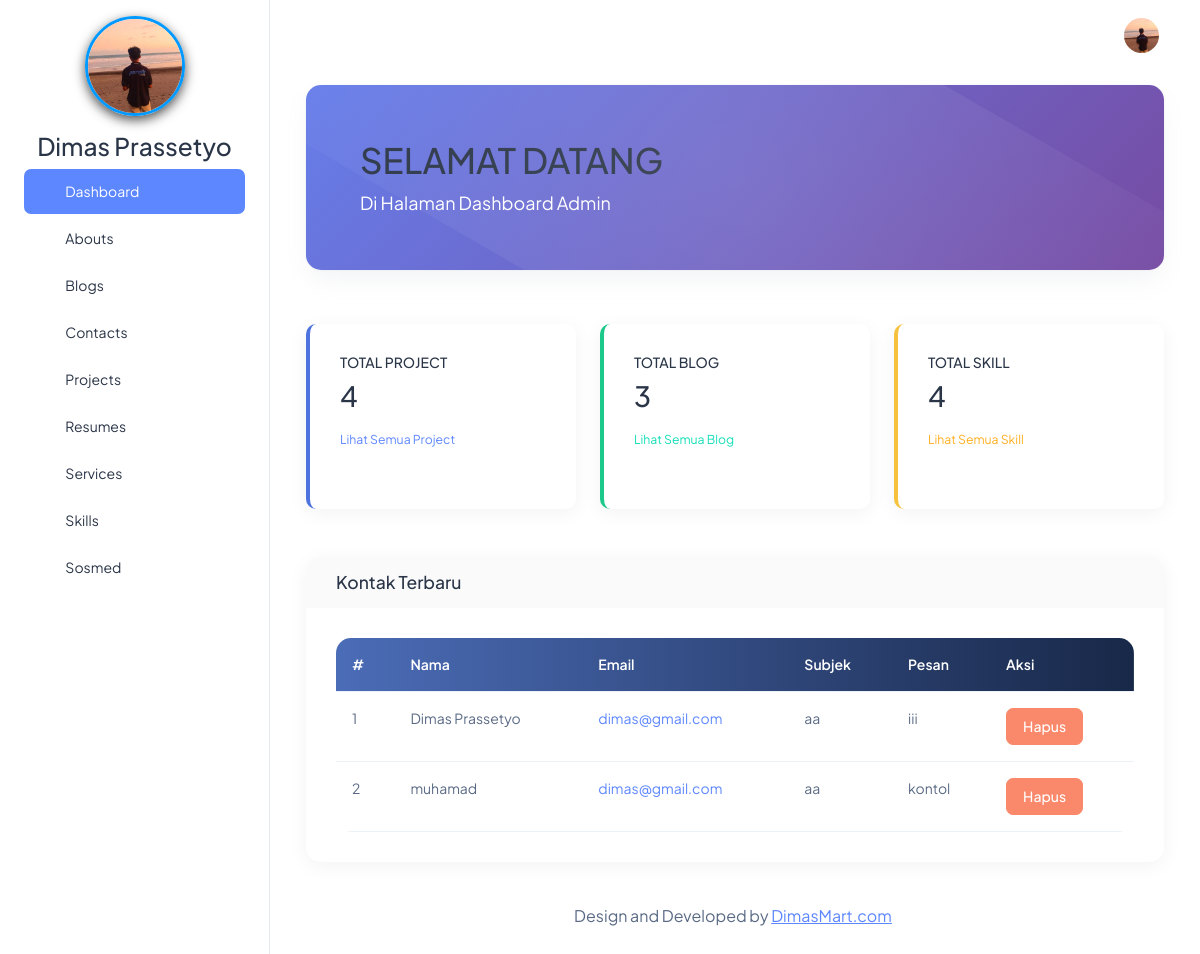
The page /beckend/pages/dashboard/index.php on the database its author committed.
### tables this page shows
CREATE TABLE `abouts` (
  `id` bigint NOT NULL,
  `name` varchar(255) NOT NULL,
  `born` date NOT NULL,
  `address` text NOT NULL,
  `zip_code` int NOT NULL,
  `email` varchar(255) NOT NULL,
  `phone` varchar(255) NOT NULL,
  `total_project` int NOT NULL,
  `work` varchar(255) NOT NULL,
  `image` text NOT NULL,
  `description` text NOT NULL
);

CREATE TABLE `contacts` (
  `id` bigint NOT NULL,
  `name` varchar(255) NOT NULL,
  `email` varchar(255) NOT NULL,
  `subjects` varchar(255) NOT NULL,
  `massage` text NOT NULL
);

### beckend/pages/dashboard/index.php (the view, shortened to what this page needs)
<?php
include '../../partials/header.php';
include '../../partials/sidebar.php';
include '../../partials/navbar.php';
$totalProjects = mysqli_fetch_assoc(mysqli_query($connect, "SELECT COUNT(*) as total FROM projects"))['total'];
$totalBlogs = mysqli_fetch_assoc(mysqli_query($connect, "SELECT COUNT(*) as total FROM blogs"))['total'];
$totalSkills = mysqli_fetch_assoc(mysqli_query($connect, "SELECT COUNT(*) as total FROM skills"))['total'];
$contactsQuery = mysqli_query($connect, "SELECT * FROM contacts ORDER BY id DESC LIMIT 5");
?>
<!DOCTYPE html>
<html lang="en">
<head>
</head>
<body>
    <div class="container-fluid">
        <div class="row mb-4">
            <div class="col-12">
                <div class="card welcome-card p-4">
                    <div class="card-body">
                        <div class="row align-items-center">
                            <div class="col-md-8">
                                <h1 class="fw-bold mb-2">SELAMAT DATANG</h1>
                                <p class="mb-0 fs-5">Di Halaman Dashboard Admin</p>
                            </div>
                        </div>
                    </div>
                </div>
            </div>
        </div>
        <div class="row mb-4">
            <div class="col-xl-4 col-md-6 mb-4">
                <div class="card dashboard-card stat-card projects h-100">
                    <div class="card-body position-relative">
                        <h6 class="text-uppercase text-gray-700 mb-2">Total Project</h6>
                        <h2 class="mb-0"><?= $totalProjects ?></h2>
                        <div class="mt-3">
                            <a href="../projects/index.php" class="text-primary text-underline-hover small">
                                Lihat Semua Project <i class="mdi mdi-arrow-right"></i>
                            </a>
                        </div>
                    </div>
                </div>
            </div>
            <div class="col-xl-4 col-md-6 mb-4">
                <div class="card dashboard-card stat-card blogs h-100">
                    <div class="card-body position-relative">
                        <h6 class="text-uppercase text-gray-700 mb-2">Total Blog</h6>
                        <h2 class="mb-0"><?= $totalBlogs ?></h2>
                        <div class="mt-3">
                            <a href="../blogs/index.php" class="text-success text-underline-hover small">
                                Lihat Semua Blog <i class="mdi mdi-arrow-right"></i>
                            </a>
                        </div>
                    </div>
                </div>
            </div>
            <div class="col-xl-4 col-md-6 mb-4">
                <div class="card dashboard-card stat-card skills h-100">
                    <div class="card-body position-relative">
                        <h6 class="text-uppercase text-gray-700 mb-2">Total Skill</h6>
                        <h2 class="mb-0"><?= $totalSkills ?></h2>
                        <div class="mt-3">
                            <a href="../skills/index.php" class="text-warning text-underline-hover small">
                                Lihat Semua Skill <i class="mdi mdi-arrow-right"></i>
                            </a>
                        </div>
                    </div>
                </div>
            </div>
        </div>
        <div class="row">
            <div class="col-12">
                <div class="card dashboard-card">
                    <div class="card-header d-flex justify-content-between align-items-center">
                        <h5 class="mb-0">Kontak Terbaru</h5>
                    </div>
                    <div class="card-body">
                        <div class="table-responsive contact-table">
                            <table class="table table-hover mb-0">
                                <thead>
                                    <tr>
                                        <th>#</th>
                                        <th>Nama</th>
                                        <th>Email</th>
                                        <th>Subjek</th>
                                        <th>Pesan</th>
                                        <th>Aksi</th>
                                    </tr>
                                </thead>
                                <tbody>
                                    <?php if (mysqli_num_rows($contactsQuery) > 0): ?>
                                        <?php $counter = 1; ?>
                                        <?php while ($contact = mysqli_fetch_assoc($contactsQuery)): ?>
                                            <tr>
                                                <td><?= $counter ?></td>
                                                <td><?= htmlspecialchars($contact['name']) ?></td>
                                                <td>
                                                    <a href="mailto:<?= htmlspecialchars($contact['email']) ?>" class="text-primary">
                                                        <?= htmlspecialchars($contact['email']) ?>
                                                    </a>
                                                </td>
                                                <td><?= htmlspecialchars($contact['subjects']) ?></td>
                                                <td>
                                                    <?= htmlspecialchars($contact['massage']) ?>
                                                </td>
                                                <td>
                                                    <a href="../../action/contact/destroy.php?id=<?= $item->id ?>" class="btn btn-danger"
                                                        oneclick="return confirm ('Apakah anda yakin?')">Hapus</a>
                                                </td>
                                            </tr>
                                            <?php $counter++; ?>
                                        <?php endwhile; ?>
                                    <?php else: ?>
                                        <tr>
                                            <td colspan="7" class="text-center py-4">Tidak ada data kontak</td>
                                        </tr>
                                    <?php endif; ?>
                                </tbody>
                            </table>
                        </div>
                    </div>
                </div>
            </div>
        </div>
    </div>
    <?php
    include '../../partials/footer.php';
    include '../../partials/script.php';
    ?>

### beckend/partials/sidebar.php (shortened to what this page needs)
<?php
$qAbouts = "SELECT * FROM abouts";
$result = mysqli_query($connect, $qAbouts) or die(mysqli_error($connect));
$item = $result->fetch_object();
?>
<body>
  <div class="page-wrapper" id="main-wrapper" data-layout="vertical" data-navbarbg="skin6" data-sidebartype="full"
    data-sidebar-position="fixed" data-header-position="fixed">
    <aside class="left-sidebar">
      <div>
        <div>
          <div class="brand-logo">
            <div class="w-100 d-flex flex-column align-items-center justify-content-center" style="padding:16px 0;">
              <a href="#" class="text-nowrap logo-img">
                <img src="../../../storages/about/<?= $item->image ?>" alt="Gambar" width="100" height="100" alt="" style="border-radius:50%; object-fit:cover; box-shadow:0 4px 12px rgba(0,0,0,0.69); border:3px solid #0099ff; display:block; margin:auto;">
              </a>
            </div>
            <div class="h3 text-center">
              <?= $item->name ?>
            </div>
          </div>
          <nav class="sidebar-nav scroll-sidebar" data-simplebar="">
            <ul id="sidebarnav">
              <li class="sidebar-item">
                <a class="sidebar-link" href="../dashboard/index.php" aria-expanded="false">
                  <span>
                    <i class="ti ti-layout-dashboard"></i>
                  </span>
                  <span class="hide-menu">Dashboard</span>
                </a>
              </li>
              <li class="sidebar-item">
                <a class="sidebar-link" href="../about/index.php" aria-expanded="false">
                  <span>
                    <i class="ti ti-info-square"></i>
                  </span>
                  <span class="hide-menu">Abouts</span>
                </a>
              </li>
              <li class="sidebar-item">
                <a class="sidebar-link" href="../blog/index.php" aria-expanded="false">
                  <span>
                    <i class="ti ti-pencil"></i>
                  </span>
                  <span class="hide-menu">Blogs</span>
                </a>
              </li>
              <li class="sidebar-item">
                <a class="sidebar-link" href="../contact/index.php" aria-expanded="false">
                  <span>
                    <i class="ti ti-phone"></i>
                  </span>
                  <span class="hide-menu">Contacts</span>
                </a>
              </li>
              <li class="sidebar-item">
                <a class="sidebar-link" href="../project/index.php" aria-expanded="false">
                  <span>
                    <i class="ti ti-apps"></i>
                  </span>
                  <span class="hide-menu">Projects</span>
                </a>
              </li>
              <li class="sidebar-item">
                <a class="sidebar-link" href="../resume/index.php" aria-expanded="false">
                  <span>
                    <i class="ti ti-file-text"></i>
                  </span>
                  <span class="hide-menu">Resumes</span>
                </a>
              </li>
              <li class="sidebar-item">
                <a class="sidebar-link" href="../service/index.php" aria-expanded="false">
                  <span>
                    <i class="ti ti-server"></i>
                  </span>
                  <span class="hide-menu">Services</span>
                </a>
              </li>
              <li class="sidebar-item">
                <a class="sidebar-link" href="../skill/index.php" aria-expanded="false">
                  <span>
                    <i class="ti ti-tools"></i>
                  </span>
                  <span class="hide-menu">Skills</span>
                </a>
              </li>
              <li class="sidebar-item">
                <a class="sidebar-link" href="../socmed/index.php" aria-expanded="false">
                  <span>
                    <i class="ti ti-brand-instagram"></i>
                  </span>
                  <span class="hide-menu">Sosmed</span>
                </a>
              </li>
            </ul>
          </nav>
        </div>
    </aside>

### beckend/partials/navbar.php (shortened to what this page needs)
<?php
$qAbouts = "SELECT * FROM abouts";
$result = mysqli_query($connect, $qAbouts) or die(mysqli_error($connect));
$item = $result->fetch_object();
?>
    <div class="body-wrapper">
      <header class="app-header">
        <nav class="navbar navbar-expand-lg navbar-light">
          <div class="navbar-collapse justify-content-end px-0" id="navbarNav">
            <ul class="navbar-nav flex-row ms-auto align-items-center justify-content-end">
              <li class="nav-item dropdown">
                <a class="nav-link nav-icon-hover" href="javascript:void(0)" id="drop2" data-bs-toggle="dropdown"
                  aria-expanded="false">
                  <img src="../../../storages/about/<?= $item->image ?>" alt="" width="35" height="35" class="rounded-circle">
                </a>
              </li>
            </ul>
          </div>
        </nav>
      </header>
      <div class="container-fluid">

### beckend/pages/dashboard/index.php (style rules this page uses)
.dashboard-card { border-radius: 15px; box-shadow: 0 4px 20px rgba(0, 0, 0, 0.05); transition: all 0.3s ease; border: none; overflow: hidden; }
.welcome-card { background: linear-gradient(135deg, #667eea 0%, #764ba2 100%); color: white; border-radius: 15px; position: relative; overflow: hidden; }
.welcome-card::before { content: ""; position: absolute; top: -50%; right: -50%; width: 200%; height: 200%; background: radial-gradient(circle, rgba(255, 255, 255, 0.1) 0%, rgba(255, 255, 255, 0) 70%); transform: rotate(30deg); }
.stat-card { border-left: 4px solid; border-radius: 10px; }
.stat-card.projects { border-left-color: #4e73df; }
.stat-card.blogs { border-left-color: #1cc88a; }
.stat-card.skills { border-left-color: #f6c23e; }
.contact-table { border-radius: 15px; overflow: hidden; }
.contact-table thead { background: linear-gradient(to right, #4b6cb7, #182848); color: white; }
.text-underline-hover { text-decoration: none; }

### rows shown on the page
abouts: image (picture), name "Dimas Prassetyo"
contacts: name "Dimas Prassetyo", email "dimas@gmail.com", subjects "aa", massage "iii"
contacts: name "muhamad", email "dimas@gmail.com", subjects "aa", massage "kontol"

### other values the page prints
$totalProjects "4"
$totalBlogs "3"
$totalSkills "4"
